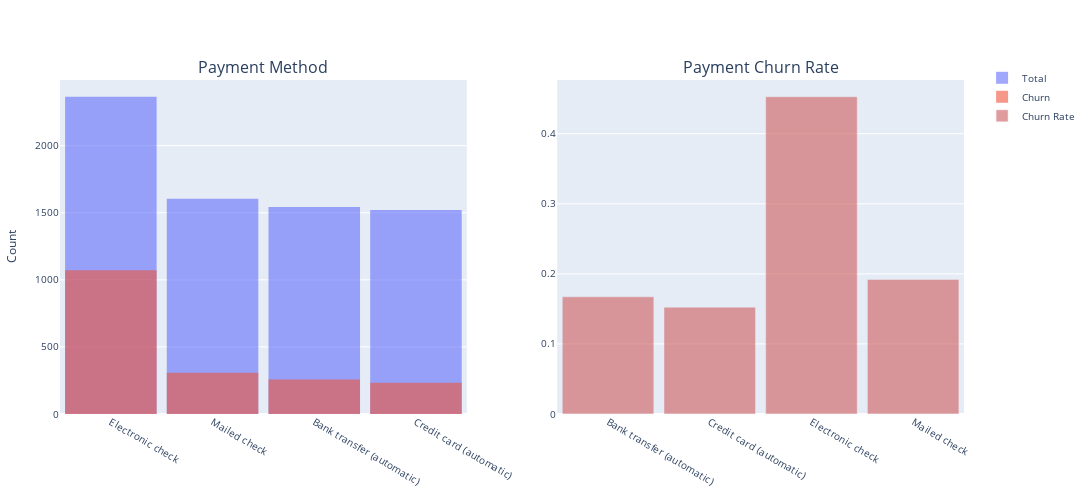

Notebook source saved alongside this figure:
### Markdown cell above
#### Internet Service and Payment Method vs Churn

As we have observed on the heatmap, 'Churn' also presented positive correlations with 'Internet Service' and 'Payment Method', specifically Fiber optic and Electronic check, respectively.

### Code cell
fig = make_subplots(rows=1, cols=2, subplot_titles=('Payment Method', 'Payment Churn Rate'))

fig.add_trace(go.Histogram(x=cust_churn['Payment Method'], opacity=0.6, name='Total'), row=1, col=1)
fig.add_trace(go.Histogram(x=cust_churn[cust_churn['Churn']=='Yes']['Payment Method'], opacity=0.6, name='Churn'), row=1, col=1)

cust_churn['Churn'] = cust_churn['Churn'].map({'No': 0, 'Yes': 1})
payment_method_churn = cust_churn.groupby('Payment Method')['Churn'].mean().reset_index()
fig.add_trace(go.Bar(x=payment_method_churn['Payment Method'],y=payment_method_churn['Churn'],name='Churn Rate',marker_color='indianred', opacity=0.6), row=1, col=2)

fig.update_layout(barmode='overlay', bargap=0.1, width=1300, height=500, margin=dict(l=20, r=20, t=80, b=20), yaxis_title='Count', font=dict(size=10), legend=dict(y=1.05, x=1.02))

pio.renderers.default = 'plotly_mimetype'
fig.show()

### Figure 1 — Plotly figure (JSON) as saved in the notebook; plotly's stock layout.template omitted (floating-point values rounded to 4 significant figures; data arrays with more than 128 entries replaced by an {"elided": "..."} marker saying what was removed)
{"data": [{"name": "Total", "opacity": 0.6, "type": "histogram", "x": {"elided": "7032 str values"}, "xaxis": "x", "yaxis": "y"}, {"name": "Churn", "opacity": 0.6, "type": "histogram", "x": {"elided": "1869 str values"}, "xaxis": "x", "yaxis": "y"}, {"marker": {"color": "indianred"}, "name": "Churn Rate", "opacity": 0.6, "type": "bar", "x": ["Bank transfer (automatic)", "Credit card (automatic)", "Electronic check", "Mailed check"], "xaxis": "x2", "y": [0.1673, 0.1525, 0.4529, 0.192], "yaxis": "y2"}], "layout": {"annotations": [{"font": {"size": 16}, "showarrow": false, "text": "Payment Method", "x": 0.225, "xanchor": "center", "xref": "paper", "y": 1, "yanchor": "bottom", "yref": "paper"}, {"font": {"size": 16}, "showarrow": false, "text": "Payment Churn Rate", "x": 0.775, "xanchor": "center", "xref": "paper", "y": 1, "yanchor": "bottom", "yref": "paper"}], "bargap": 0.1, "barmode": "overlay", "font": {"size": 10}, "height": 500, "legend": {"x": 1.02, "y": 1.05}, "margin": {"b": 20, "l": 20, "r": 20, "t": 80}, "width": 1300, "xaxis": {"anchor": "y", "domain": [0, 0.45]}, "xaxis2": {"anchor": "y2", "domain": [0.55, 1]}, "yaxis": {"anchor": "x", "domain": [0, 1], "title": {"text": "Count"}}, "yaxis2": {"anchor": "x2", "domain": [0, 1]}}}
